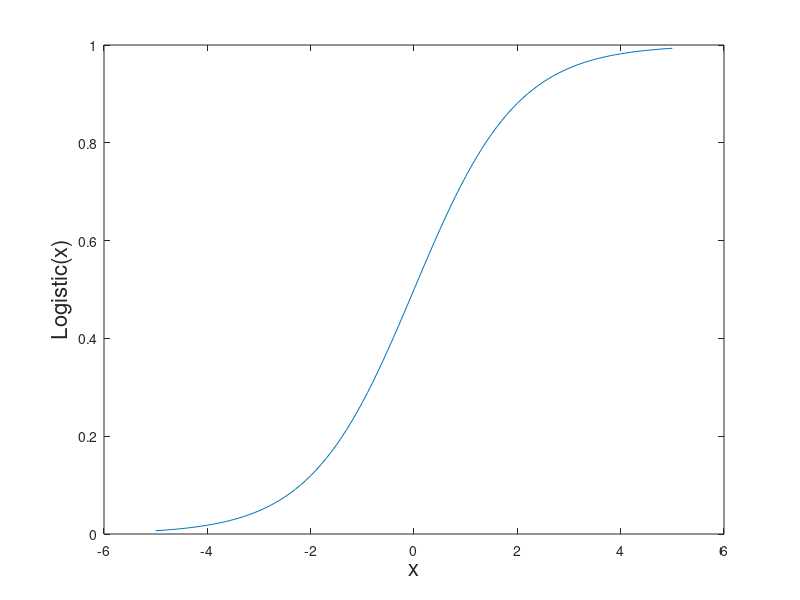

MATLAB code for this plot:
%% LINEAR FUNCTION
%   This activation function's output is equal to its input
x = -5:0.1:5;
y = 0:1:length(x)-1;
plot(y,x);
xlabel('x','FontSize',16) ; ylabel('Linear (x)','FontSize',16);

%% LOGISTIC FUNCTION
%   This activations function has a sigmoid shape
x = -5:0.1:5;
y = zeros(1,length(x));
for n = 1:length(y)
    y(n)=1/(1+exp(1)^(-(x(n))));
end
plot(x,y)
xlabel('x','FontSize',16) ; ylabel('Logistic(x)','FontSize',16);

%% example
x = [1 3 5] ; w = [0.25 -0.25 0.30] ; b = -0.5;
y = tanh(sum(x.*w)+b);
y


